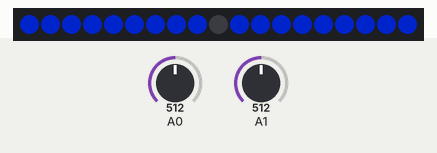
Recording of a sketch running on a simulated Arduino Uno, built with avr-gcc and run on an emulated ATmega328P. Shown: 19 RGB LEDs in strip order, left to right. The test bench sets the inputs (shaded band); at power-on: A0 = 512, A1 = 512. Dim RGB values are drawn brighter than linear.

Above: at 1.2 s.
1.3 s: A0 set to 716
At 1.7 s:
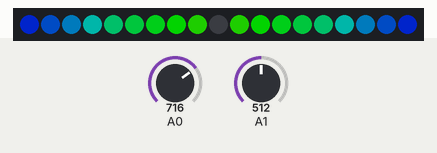
2.8 s: A1 set to 374
At 4.0 s:
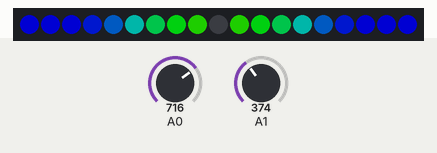
4.3 s: A1 set to 394
5.8 s: A0 set to 900
At 6.3 s:
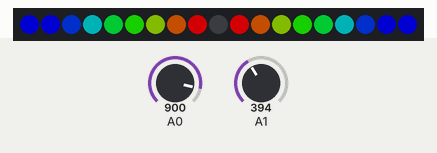
7.3 s: A1 set to 306
At 8.5 s:
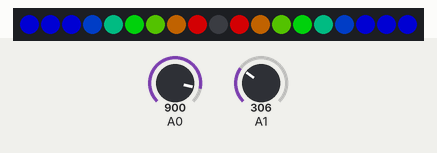
8.8 s: A0 set to 1023
At 9.8 s:
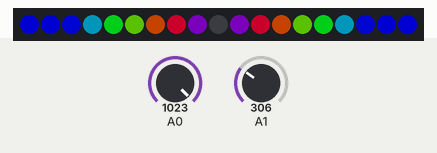
Timing chart, 0 to 11.3 s (numbered marks = the images above; inputs shaded):
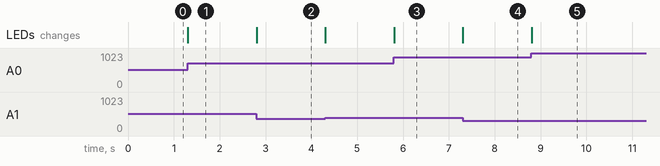

The sketch:

luminous_lowtops.ino
```cpp
//thanks to Adafruit for the example RGB LED code and libraries

#include "SPI.h"
#include "Adafruit_NeoPixel.h"
/**********************************************/

// Number of RGB LEDs in strand:
int nLEDs = 19;

// Chose a pin for output; can be any valid output pin:
int dataPin  = 2;

//make an instance of the strip object
Adafruit_NeoPixel strip = Adafruit_NeoPixel(nLEDs, dataPin, NEO_GRB + NEO_KHZ800);

//runs on power on
void setup() {
  // Start up the LED strip
  strip.begin();
// Start serial at 9600 baud
  Serial.begin(9600);
  // Update the strip, to start they are all 'off'
  strip.show();
}

//repeats while on
void loop() {
  //read the front(A0) and back(A1) force sensor values
  int forceReading1=analogRead(A0);
  int forceReading2=analogRead(A1);

  //iterate throught the LEDs(only half way because the shoe is a mirror image
  for (int i=0; i < strip.numPixels()/2; i++) {
      //set the current LED and its mirrored pair to a combination of the front and back force sensor readings, proportional to their distance from each sensor
      strip.setPixelColor(i, getColorFromForce((forceReading1*i+forceReading2*((strip.numPixels()/2)-i-1))/10));
      strip.setPixelColor(strip.numPixels()-i-1, getColorFromForce((forceReading1*i+forceReading2*((strip.numPixels()/2)-i-1))/10));
    }
    //send the new colors to the strip
  strip.show();
}

//helper function that shifts and scales the force reading to a range of 0-384(for the color wheel function)
uint32_t getColorFromForce(int force){
  //the shift and scaling factors were found experimentally
  int color=(force-384)/1.3;
  if (color>384){
    color=384;
  }
  else if (color<0){
    color=0;
  }
  //return the color that matches the force
  return Wheel(color);
}

//Input a value 0 to 384 to get a color value.
//The colours are a transition b - g -r - back to b
uint32_t Wheel(uint16_t WheelPos)
{
  byte r, g, b;
  switch(WheelPos / 128)
  {
    case 0:
      b = 127 - WheelPos % 128;   //blue down
      g = WheelPos % 128;      // Green up
      r = 0;                  //red off
      break;
    case 1:
      g = 127 - WheelPos % 128;  //green down
      r = WheelPos % 128;      //red up
      b = 0;                  //blue off
      break;
    case 2:
      r = 127 - WheelPos % 128;  //red down
      b = WheelPos % 128;      //blue up
      g = 0;                  //green off
      break;
  }
  return(strip.Color(r,g,b));
}
```

Measured:
- after the input at 1.3 s, the LEDs: change at once (image 1)
- after the input at 2.8 s, the LEDs: change at once (image 2)
- after the input at 5.8 s, the LEDs: change at once (image 3)
- after the input at 7.3 s, the LEDs: change at once (image 4)
- after the input at 8.8 s, the LEDs: change at once (image 5)
